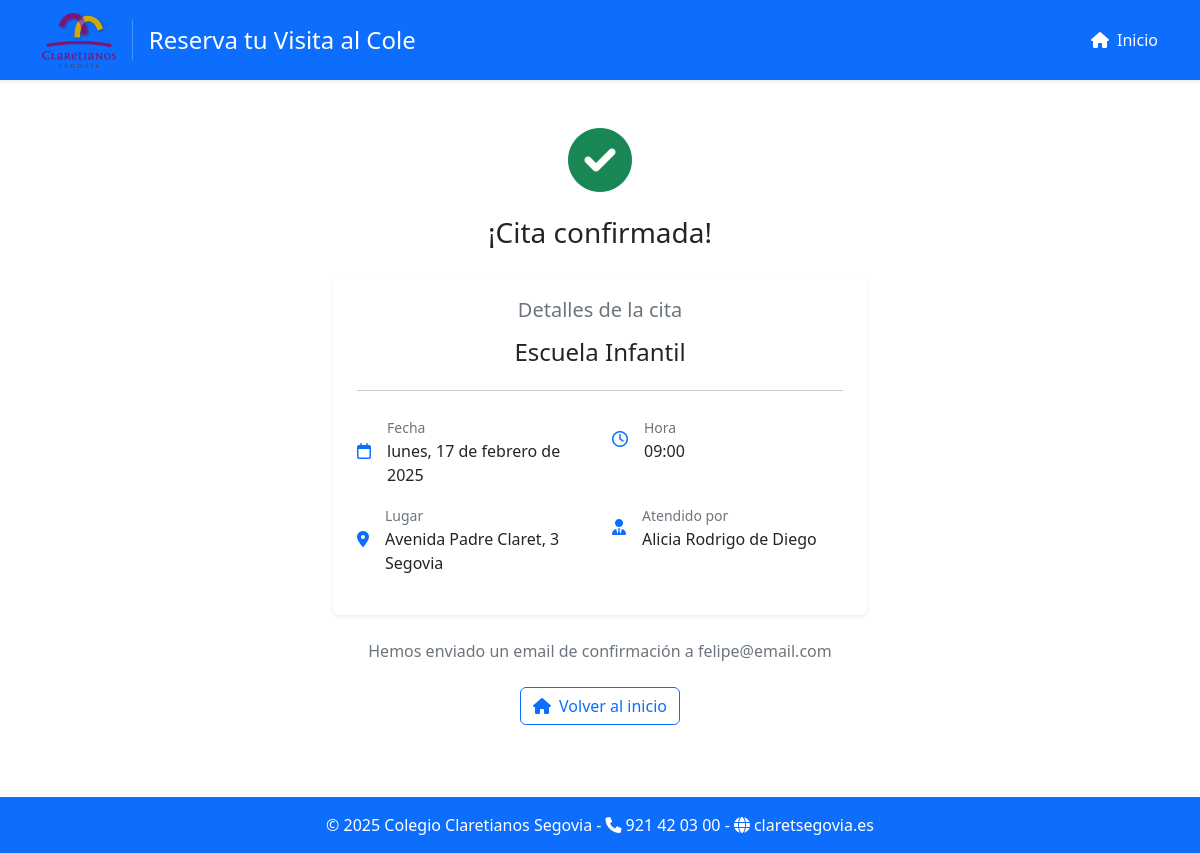
Page /appointment/41/confirmation/ on the committed database.
### visits/models.py (models this page shows, shortened)
class Appointment(models.Model):
    STATUS_CHOICES = [
        ('pending', 'Pendiente'),
        ('completed', 'Realizada'),
        ('cancelled', 'Cancelada')
    ]
    stage = models.ForeignKey(SchoolStage, on_delete=models.CASCADE)
    staff = models.ForeignKey(StaffProfile, on_delete=models.CASCADE)
    visitor_name = models.CharField(max_length=200)
    visitor_email = models.EmailField()
    visitor_phone = models.CharField(max_length=20)
    date = models.DateTimeField()
    duration = models.PositiveIntegerField(default=60)  # Duración en minutos
    created_at = models.DateTimeField(auto_now_add=True)
    comments = models.TextField(blank=True, null=True)
    status = models.CharField(
        max_length=20,
        choices=STATUS_CHOICES,
        default='pending'
    )
    class Meta:
        ordering = ['-date']
        indexes = [
            models.Index(fields=['date']),
            models.Index(fields=['staff', 'date']),
            models.Index(fields=['status']),
        ]

class SchoolStage(models.Model):
    name = models.CharField(max_length=100)
    description = models.TextField()

class StaffProfile(models.Model):
    user = models.OneToOneField(User, on_delete=models.CASCADE)
    allowed_stages = models.ManyToManyField(SchoolStage)
    def __str__(self):
        return self.user.get_full_name()

### visits/views.py (the view)
class AppointmentConfirmationView(TemplateView):
    template_name = 'visits/appointment_confirmation.html'
    def get_context_data(self, **kwargs):
        context = super().get_context_data(**kwargs)
        appointment_id = kwargs.get('appointment_id')
        appointment = get_object_or_404(
            Appointment.objects.select_related('stage', 'staff', 'staff__user'),
            id=appointment_id
        )
        context.update({
            'appointment': appointment,
            'staff_name': appointment.staff.user.get_full_name(),
            'stage_name': appointment.stage.name,
            'date': appointment.date.strftime('%d/%m/%Y'),
            'time': appointment.date.strftime('%H:%M')
        })
        return context

### visits/templates/visits/appointment_confirmation.html (shortened to what this page needs)
{% extends 'base.html' %}
{% block content %}
<div class="container-fluid px-4 py-5">
    <div class="row justify-content-center">
        <div class="col-md-6 text-center">
            <div class="success-icon mb-4">
                <i class="fas fa-check-circle text-success" style="font-size: 4rem;"></i>
            </div>
            <h1 class="h3 mb-4">¡Cita confirmada!</h1>
            <div class="card border-0 shadow-sm mb-4">
                <div class="card-body p-4">
                    <div class="mb-4">
                        <h5 class="text-secondary mb-3">Detalles de la cita</h5>
                        <p class="h4 mb-0">{{ appointment.stage.name }}</p>
                    </div>
                    <hr class="my-4">
                    <div class="row text-start">
                        <div class="col-md-6 mb-3">
                            <div class="d-flex align-items-center">
                                <i class="far fa-calendar text-primary me-3"></i>
                                <div>
                                    <small class="text-secondary">Fecha</small>
                                    <p class="mb-0">{{ appointment.date|date:"l, j \d\e F \d\e Y" }}</p>
                                </div>
                            </div>
                        </div>
                        <div class="col-md-6 mb-3">
                            <div class="d-flex align-items-center">
                                <i class="far fa-clock text-primary me-3"></i>
                                <div>
                                    <small class="text-secondary">Hora</small>
                                    <p class="mb-0">{{ appointment.date|time:"H:i" }}</p>
                                </div>
                            </div>
                        </div>
                        <div class="col-md-6 mb-3">
                            <div class="d-flex align-items-center">
                                <i class="fas fa-map-marker-alt text-primary me-3"></i>
                                <div>
                                    <small class="text-secondary">Lugar</small>
                                    <p class="mb-0">Avenida Padre Claret, 3<br>Segovia</p>
                                </div>
                            </div>
                        </div>
                        <div class="col-md-6">
                            <div class="d-flex align-items-center">
                                <i class="fas fa-user-tie text-primary me-3"></i>
                                <div>
                                    <small class="text-secondary">Atendido por</small>
                                    <p class="mb-0">{{ appointment.staff }}</p>
                                </div>
                            </div>
                        </div>
                    </div>
                </div>
            </div>
            <p class="text-secondary mb-4">
                Hemos enviado un email de confirmación a {{ appointment.visitor_email }}
            </p>
            <a href="{% url 'public_booking' %}" class="btn btn-outline-primary">
                <i class="fas fa-home me-2"></i>Volver al inicio
            </a>
        </div>
    </div>
</div>
{% endblock %}

### visits/templates/visits/appointment_confirmation.html (style rules this page uses)
.container-fluid { max-width: 1140px; }

### visits/templates/base.html (style rules this page uses)
:root { --primary-color: #0d6efd; --header-height: 80px; }

### rows in the picture
Appointment: stage.name "Escuela Infantil", date "lunes, 17 de febrero de 2025", date "09:00", staff "Alicia Rodrigo de Diego", visitor_email "felipe@email.com"
